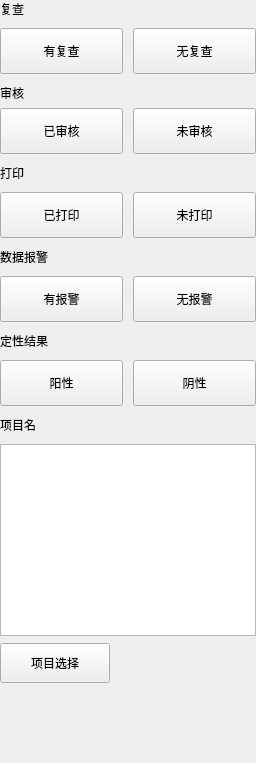
       <widget class="QWidget" name="widget61" native="true">
        <layout class="QVBoxLayout" name="verticalLayout_52">
         <property name="spacing">
          <number>10</number>
         </property>
         <property name="leftMargin">
          <number>0</number>
         </property>
         <property name="topMargin">
          <number>0</number>
         </property>
         <property name="rightMargin">
          <number>0</number>
         </property>
         <property name="bottomMargin">
          <number>0</number>
         </property>
         <item>
          <layout class="QVBoxLayout" name="verticalLayout_retest">
           <item>
            <widget class="QLabel" name="label_retest">
             <property name="text">
              <string>复查</string>
             </property>
            </widget>
           </item>
           <item>
            <layout class="QHBoxLayout" name="horizontalLayout_retest">
             <property name="spacing">
              <number>10</number>
             </property>
             <item>
              <widget class="QPushButton" name="pushButton_haveretest">
               <property name="minimumSize">
                <size>
                 <width>110</width>
                 <height>46</height>
                </size>
               </property>
               <property name="maximumSize">
                <size>
                 <width>16777215</width>
                 <height>46</height>
                </size>
               </property>
               <property name="text">
                <string>有复查</string>
               </property>
               <property name="checkable">
                <bool>true</bool>
               </property>
               <property name="autoExclusive">
                <bool>false</bool>
               </property>
               <property name="buttons" stdset="0">
                <string notr="true">flat_button</string>
               </property>
              </widget>
             </item>
             <item>
              <widget class="QPushButton" name="pushButton_noretest">
               <property name="minimumSize">
                <size>
                 <width>110</width>
                 <height>46</height>
                </size>
               </property>
               <property name="maximumSize">
                <size>
                 <width>16777215</width>
                 <height>46</height>
                </size>
               </property>
               <property name="text">
                <string>无复查</string>
               </property>
               <property name="checkable">
                <bool>true</bool>
               </property>
               <property name="autoExclusive">
                <bool>false</bool>
               </property>
               <property name="buttons" stdset="0">
                <string notr="true">flat_button</string>
               </property>
              </widget>
             </item>
            </layout>
           </item>
          </layout>
         </item>
         <item>
          <layout class="QVBoxLayout" name="verticalLayout_verify">
           <property name="spacing">
            <number>6</number>
           </property>
           <item>
            <widget class="QLabel" name="label_verify">
             <property name="text">
              <string>审核</string>
             </property>
            </widget>
           </item>
           <item>
            <layout class="QHBoxLayout" name="horizontalLayout_verify">
             <property name="spacing">
              <number>10</number>
             </property>
             <item>
              <widget class="QPushButton" name="pushButton_verified">
               <property name="minimumSize">
                <size>
                 <width>110</width>
                 <height>46</height>
                </size>
               </property>
               <property name="maximumSize">
                <size>
                 <width>16777215</width>
                 <height>46</height>
                </size>
               </property>
               <property name="text">
                <string>已审核</string>
               </property>
               <property name="checkable">
                <bool>true</bool>
               </property>
               <property name="autoExclusive">
                <bool>false</bool>
               </property>
               <property name="buttons" stdset="0">
                <string notr="true">flat_button</string>
               </property>
              </widget>
             </item>
             <item>
              <widget class="QPushButton" name="pushButton_notverify">
               <property name="minimumSize">
                <size>
                 <width>110</width>
                 <height>46</height>
                </size>
               </property>
               <property name="maximumSize">
                <size>
                 <width>16777215</width>
                 <height>46</height>
                </size>
               </property>
               <property name="text">
                <string>未审核</string>
               </property>
               <property name="checkable">
                <bool>true</bool>
               </property>
               <property name="autoExclusive">
                <bool>false</bool>
               </property>
               <property name="buttons" stdset="0">
                <string notr="true">flat_button</string>
               </property>
              </widget>
             </item>
            </layout>
           </item>
          </layout>
         </item>
         <item>
          <layout class="QVBoxLayout" name="verticalLayout_selectprint">
           <item>
            <widget class="QLabel" name="label_selectprint">
             <property name="text">
              <string>打印</string>
             </property>
            </widget>
           </item>
           <item>
            <layout class="QHBoxLayout" name="horizontalLayout_selectprint">
             <property name="spacing">
              <number>10</number>
             </property>
             <item>
              <widget class="QPushButton" name="pushButton_alreadyprint">
               <property name="minimumSize">
                <size>
                 <width>110</width>
                 <height>46</height>
                </size>
               </property>
               <property name="maximumSize">
                <size>
                 <width>16777215</width>
                 <height>46</height>
                </size>
               </property>
               <property name="text">
                <string>已打印</string>
               </property>
               <property name="checkable">
                <bool>true</bool>
               </property>
               <property name="buttons" stdset="0">
                <string notr="true">flat_button</string>
               </property>
              </widget>
             </item>
             <item>
              <widget class="QPushButton" name="pushButton_notprint">
               <property name="minimumSize">
                <size>
                 <width>110</width>
                 <height>46</height>
                </size>
               </property>
               <property name="maximumSize">
                <size>
                 <width>16777215</width>
                 <height>46</height>
                </size>
               </property>
               <property name="text">
                <string>未打印</string>
               </property>
               <property name="checkable">
                <bool>true</bool>
               </property>
               <property name="buttons" stdset="0">
                <string notr="true">flat_button</string>
               </property>
              </widget>
             </item>
            </layout>
           </item>
          </layout>
         </item>
         <item>
          <layout class="QVBoxLayout" name="verticalLayout_dataalarm">
           <item>
            <widget class="QLabel" name="label_dataalarm">
             <property name="text">
              <string>数据报警</string>
             </property>
            </widget>
           </item>
           <item>
            <layout class="QHBoxLayout" name="horizontalLayout_dataalarm">
             <property name="spacing">
              <number>10</number>
             </property>
             <item>
              <widget class="QPushButton" name="pushButton_havealarm">
               <property name="minimumSize">
                <size>
                 <width>110</width>
                 <height>46</height>
                </size>
               </property>
               <property name="maximumSize">
                <size>
                 <width>16777215</width>
                 <height>46</height>
                </size>
               </property>
               <property name="text">
                <string>有报警</string>
               </property>
               <property name="checkable">
                <bool>true</bool>
               </property>
               <property name="autoExclusive">
                <bool>false</bool>
               </property>
               <property name="buttons" stdset="0">
                <string notr="true">flat_button</string>
               </property>
              </widget>
             </item>
             <item>
              <widget class="QPushButton" name="pushButton_noalarm">
               <property name="minimumSize">
                <size>
                 <width>110</width>
                 <height>46</height>
                </size>
               </property>
               <property name="maximumSize">
                <size>
                 <width>16777215</width>
                 <height>46</height>
                </size>
               </property>
               <property name="text">
                <string>无报警</string>
               </property>
               <property name="checkable">
                <bool>true</bool>
               </property>
               <property name="autoExclusive">
                <bool>false</bool>
               </property>
               <property name="buttons" stdset="0">
                <string notr="true">flat_button</string>
               </property>
              </widget>
             </item>
            </layout>
           </item>
          </layout>
         </item>
         <item>
          <layout class="QVBoxLayout" name="verticalLayout_determine">
           <item>
            <widget class="QLabel" name="label_determine">
             <property name="text">
              <string>定性结果</string>
             </property>
            </widget>
           </item>
           <item>
            <layout class="QHBoxLayout" name="horizontalLayout_determine">
             <property name="spacing">
              <number>10</number>
             </property>
             <item>
              <widget class="QPushButton" name="pushButton_positive">
               <property name="minimumSize">
                <size>
                 <width>110</width>
                 <height>46</height>
                </size>
               </property>
               <property name="maximumSize">
                <size>
                 <width>16777215</width>
                 <height>46</height>
                </size>
               </property>
               <property name="text">
                <string>阳性</string>
               </property>
               <property name="checkable">
                <bool>true</bool>
               </property>
               <property name="autoExclusive">
                <bool>false</bool>
               </property>
               <property name="buttons" stdset="0">
                <string notr="true">flat_button</string>
               </property>
              </widget>
             </item>
             <item>
              <widget class="QPushButton" name="pushButton_negtive">
               <property name="minimumSize">
                <size>
                 <width>110</width>
                 <height>46</height>
                </size>
               </property>
               <property name="maximumSize">
                <size>
                 <width>16777215</width>
                 <height>46</height>
                </size>
               </property>
               <property name="text">
                <string>阴性</string>
               </property>
               <property name="checkable">
                <bool>true</bool>
               </property>
               <property name="autoExclusive">
                <bool>false</bool>
               </property>
               <property name="buttons" stdset="0">
                <string notr="true">flat_button</string>
               </property>
              </widget>
             </item>
            </layout>
           </item>
          </layout>
         </item>
         <item>
          <layout class="QVBoxLayout" name="verticalLayout_36">
           <property name="bottomMargin">
            <number>0</number>
           </property>
           <item>
            <widget class="QLabel" name="label_42">
             <property name="minimumSize">
              <size>
               <width>0</width>
               <height>0</height>
              </size>
             </property>
             <property name="maximumSize">
              <size>
               <width>16777215</width>
               <height>16777215</height>
              </size>
             </property>
             <property name="text">
              <string>项目名</string>
             </property>
             <property name="alignment">
              <set>Qt::AlignLeading|Qt::AlignLeft|Qt::AlignVCenter</set>
             </property>
            </widget>
           </item>
           <item>
            <layout class="QVBoxLayout" name="verticalLayout_4">
             <property name="spacing">
              <number>7</number>
             </property>
             <item>
              <widget class="QTextEdit" name="assay_edit"/>
             </item>
             <item>
              <layout class="QHBoxLayout" name="horizontalLayout_66">
               <item>
                <widget class="QPushButton" name="assay_select_btn">
                 <property name="minimumSize">
                  <size>
                   <width>110</width>
                   <height>40</height>
                  </size>
                 </property>
                 <property name="text">
                  <string>项目选择</string>
                 </property>
                 <property name="buttons" stdset="0">
                  <string notr="true">flat_button</string>
                 </property>
                </widget>
               </item>
               <item>
                <spacer name="horizontalSpacer_60">
                 <property name="orientation">
                  <enum>Qt::Horizontal</enum>
                 </property>
                 <property name="sizeHint" stdset="0">
                  <size>
                   <width>40</width>
                   <height>20</height>
                  </size>
                 </property>
                </spacer>
               </item>
              </layout>
             </item>
            </layout>
           </item>
           <item>
            <spacer name="verticalSpacer_5">
             <property name="orientation">
              <enum>Qt::Vertical</enum>
             </property>
             <property name="sizeHint" stdset="0">
              <size>
               <width>20</width>
               <height>40</height>
              </size>
             </property>
            </spacer>
           </item>
          </layout>
         </item>
         <item>
          <spacer name="verticalSpacer_7">
           <property name="orientation">
            <enum>Qt::Vertical</enum>
           </property>
           <property name="sizeHint" stdset="0">
            <size>
             <width>20</width>
             <height>40</height>
            </size>
           </property>
          </spacer>
         </item>
        </layout>
       </widget>
